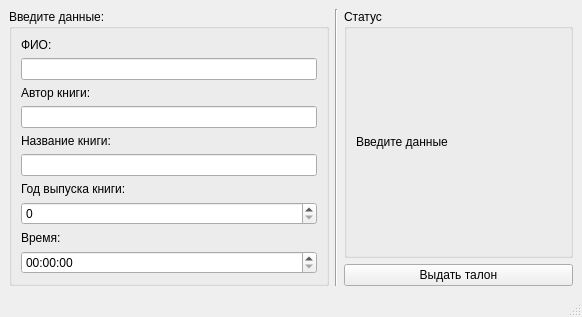
<?xml version="1.0" encoding="UTF-8"?>
<ui version="4.0">
 <class>MainWindow</class>
 <widget class="QMainWindow" name="MainWindow">
  <property name="geometry">
   <rect>
    <x>0</x>
    <y>0</y>
    <width>582</width>
    <height>311</height>
   </rect>
  </property>
  <property name="windowTitle">
   <string>MainWindow</string>
  </property>
  <widget class="QWidget" name="centralwidget">
   <layout class="QHBoxLayout" name="horizontalLayout_2">
    <item>
     <widget class="QGroupBox" name="groupBox">
      <property name="maximumSize">
       <size>
        <width>320</width>
        <height>16777215</height>
       </size>
      </property>
      <property name="title">
       <string>Введите данные:</string>
      </property>
      <layout class="QVBoxLayout" name="verticalLayout">
       <item>
        <widget class="QLabel" name="label">
         <property name="text">
          <string>ФИО:</string>
         </property>
        </widget>
       </item>
       <item>
        <widget class="QLineEdit" name="lineEdit"/>
       </item>
       <item>
        <widget class="QLabel" name="label_2">
         <property name="text">
          <string>Автор книги:</string>
         </property>
        </widget>
       </item>
       <item>
        <widget class="QLineEdit" name="lineEdit_2"/>
       </item>
       <item>
        <widget class="QLabel" name="label_3">
         <property name="text">
          <string>Название книги:</string>
         </property>
        </widget>
       </item>
       <item>
        <widget class="QLineEdit" name="lineEdit_3"/>
       </item>
       <item>
        <widget class="QLabel" name="label_5">
         <property name="text">
          <string>Год выпуска книги:</string>
         </property>
        </widget>
       </item>
       <item>
        <widget class="QSpinBox" name="spinBox">
         <property name="maximum">
          <number>9999</number>
         </property>
        </widget>
       </item>
       <item>
        <widget class="QLabel" name="label_4">
         <property name="text">
          <string>Время:</string>
         </property>
        </widget>
       </item>
       <item>
        <widget class="QTimeEdit" name="timeEdit"/>
       </item>
      </layout>
     </widget>
    </item>
    <item>
     <widget class="Line" name="line">
      <property name="orientation">
       <enum>Qt::Vertical</enum>
      </property>
     </widget>
    </item>
    <item>
     <layout class="QVBoxLayout" name="verticalLayout_4">
      <item>
       <layout class="QVBoxLayout" name="verticalLayout_3">
        <item>
         <layout class="QVBoxLayout" name="verticalLayout_2">
          <item>
           <widget class="QGroupBox" name="groupBox_2">
            <property name="title">
             <string>Статус</string>
            </property>
            <layout class="QHBoxLayout" name="horizontalLayout">
             <item>
              <widget class="QLabel" name="label_6">
               <property name="text">
                <string>Введите данные </string>
               </property>
              </widget>
             </item>
            </layout>
           </widget>
          </item>
          <item>
           <widget class="QPushButton" name="pushButton">
            <property name="text">
             <string>Выдать талон</string>
            </property>
           </widget>
          </item>
         </layout>
        </item>
       </layout>
      </item>
     </layout>
    </item>
   </layout>
  </widget>
  <widget class="QMenuBar" name="menubar">
   <property name="geometry">
    <rect>
     <x>0</x>
     <y>0</y>
     <width>582</width>
     <height>21</height>
    </rect>
   </property>
  </widget>
  <widget class="QStatusBar" name="statusbar"/>
 </widget>
 <resources/>
 <connections/>
</ui>
